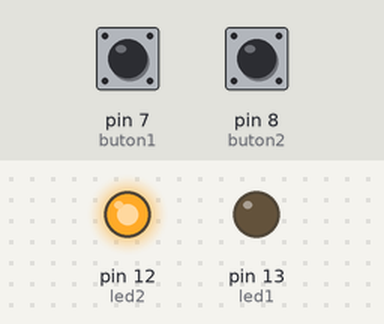
Simulated run of this sketch. Board: Arduino Uno, built with avr-gcc and run on an emulated ATmega328P. Shown: output pins drawn as LEDs (lit = HIGH). Dashed ring = blinking. The inputs (shaded band) are chosen by the test bench; at power-on: pin 7 (buton1) LOW, pin 8 (buton2) LOW.

Above: at 1.2 s.
1.3 s: pin 7 (buton1) pulled HIGH for 1 s
At 1.72 s:
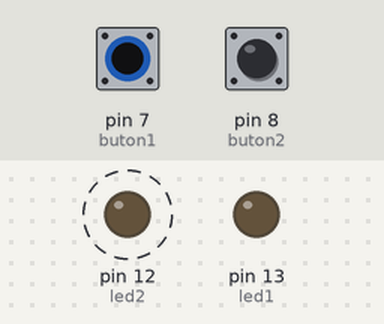
4.0 s: pin 8 (buton2) pulled HIGH for 3.2 s
At 8.2 s:
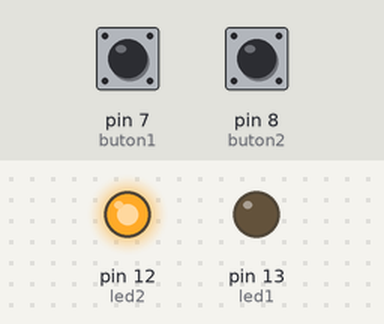
8.7 s: pin 7 (buton1) pulled HIGH for 3.2 s
At 9.42 s:
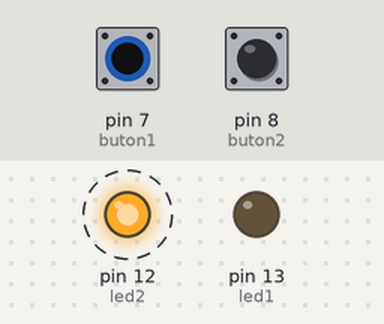
Timing chart, 0 to 13.8 s (numbered marks = the images above; inputs shaded):
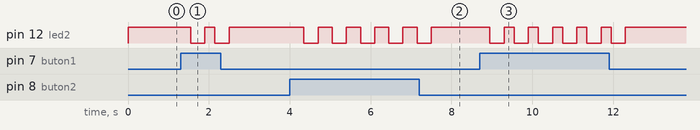

The sketch:

project1.ino
```cpp
#define buton1  7
#define buton2 8
#define led1 13
#define led2 12

int say = 0;
int sifre = 0;
int kilit = 3;
int kilit2 = 4;
int durum1 = 0;
int durum2 = 0;

void setup() {

  pinMode(led1,OUTPUT);
  pinMode(led2,OUTPUT);
  pinMode(buton1,INPUT);
  pinMode(buton2,INPUT);

}

void loop() {

  durum1 = digitalRead(buton1);
  durum2 = digitalRead(buton2);

  digitalWrite(led2,HIGH);

  if(durum1 == 1){
    say++;
    delay(250);
    digitalWrite(led2,LOW);
    delay(350);
  }
  if(durum2 == 1){
    sifre++;
    delay(350);
    digitalWrite(led2,LOW);
    delay(350);

  }

  if(say == 4 && sifre == 2){
    digitalWrite(led1,HIGH);
    delay(600);
    digitalWrite(led1,LOW);
    say = 0;
    sifre = 0;
  }
}
```

Measured:
- after the input at 1.3 s, pin 12 (led2): alternates HIGH for 0.25 s and LOW for 0.35 s, 4 changes in all, then stays HIGH, starting after 0.25 s
- after the input at 4.0 s, pin 12 (led2): alternates HIGH for 0.35 s and LOW for 0.35 s, 10 changes in all, then stays HIGH, starting after 0.35 s
- after the input at 8.7 s, pin 12 (led2): alternates HIGH for 0.25 s and LOW for 0.35 s, 12 changes in all, then stays HIGH, starting after 0.25 s
